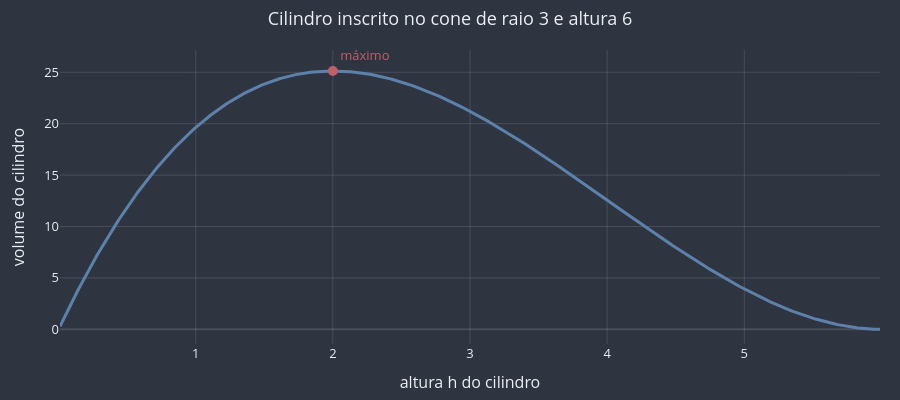

Write notebook code for a chart like this one.
### Markdown cell above
**Exercício 7.** O maior cilindro inscrito num cone de raio 3 e altura 6: (a) a altura de maior volume e (b) a razão entre o volume desse cilindro e o do cone.

Seção meridiana: um retângulo dentro de um triângulo; a semelhança dá $r = 3\left(1 - \frac{h}{6}\right)$.

### Code cell
R_cone, H_cone = 3, 6
alturas = [k / 100 for k in range(1, 600)]   # 0,01; 0,02; ...; 5,99
volumes = []
for h in alturas:
    r = R_cone * (1 - h / H_cone)  # semelhança: r / R = (H − h) / H
    volumes.append(math.pi * r**2 * h)

maior_volume = max(volumes)
melhor_altura_ex7 = alturas[volumes.index(maior_volume)]  # (a) 2, um terço da altura
volume_cone = math.pi * R_cone**2 * H_cone / 3  # 18π
razao_ex7 = maior_volume / volume_cone  # (b) 8π / 18π = 4/9 ≈ 0,444

print(melhor_altura_ex7, razao_ex7)

# O gráfico do volume em função da altura, com o máximo marcado.
grafico = u3d.criar_grafico(
    titulo="Cilindro inscrito no cone de raio 3 e altura 6",
    rotulo_x="altura h do cilindro", rotulo_y="volume do cilindro",
)
grafico = u3d.desenhar_curva(grafico, alturas, volumes)
grafico = u3d.marcar_ponto_no_grafico(grafico, melhor_altura_ex7, maior_volume, rotulo="máximo")
u3d.mostrar(grafico)

### Figure 1 — Plotly figure (JSON) as saved in the notebook; plotly's stock layout.template omitted (floating-point values rounded to 4 significant figures; data arrays with more than 128 entries replaced by an {"elided": "..."} marker saying what was removed)
{"data": [{"line": {"color": "#5E81AC", "dash": "solid", "width": 3}, "mode": "lines", "showlegend": false, "type": "scatter", "x": {"elided": "599 float values"}, "y": {"elided": "599 float values"}}, {"marker": {"color": "#BF616A", "size": 10}, "mode": "markers+text", "showlegend": false, "text": ["máximo"], "textfont": {"color": "#BF616A"}, "textposition": "top right", "type": "scatter", "x": [2], "y": [25.13]}], "layout": {"font": {"color": "#ECEFF4", "size": 13}, "height": 400, "margin": {"b": 50, "l": 60, "r": 20, "t": 50}, "paper_bgcolor": "#2E3440", "plot_bgcolor": "#2E3440", "showlegend": true, "title": {"text": "Cilindro inscrito no cone de raio 3 e altura 6", "x": 0.5}, "xaxis": {"gridcolor": "rgba(216, 222, 233, 0.15)", "title": {"text": "altura h do cilindro"}, "zerolinecolor": "rgba(216, 222, 233, 0.15)"}, "yaxis": {"gridcolor": "rgba(216, 222, 233, 0.15)", "title": {"text": "volume do cilindro"}, "zerolinecolor": "rgba(216, 222, 233, 0.15)"}}}
